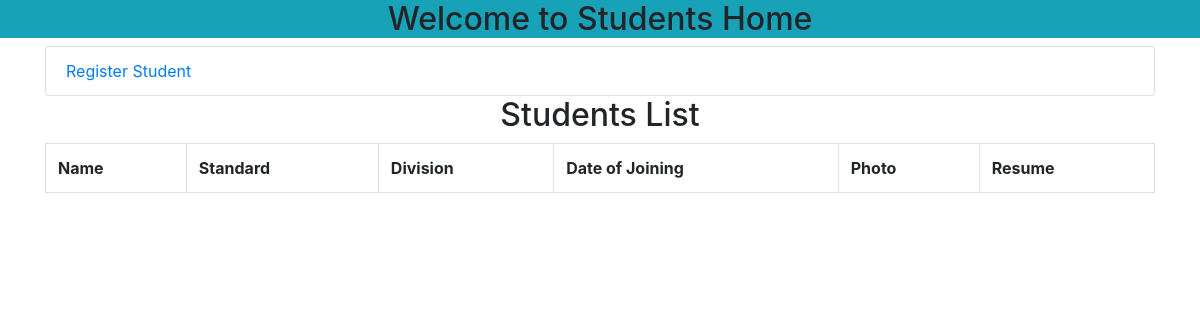
Page /acc/teachers/studentsHome/ on the earlier database version.
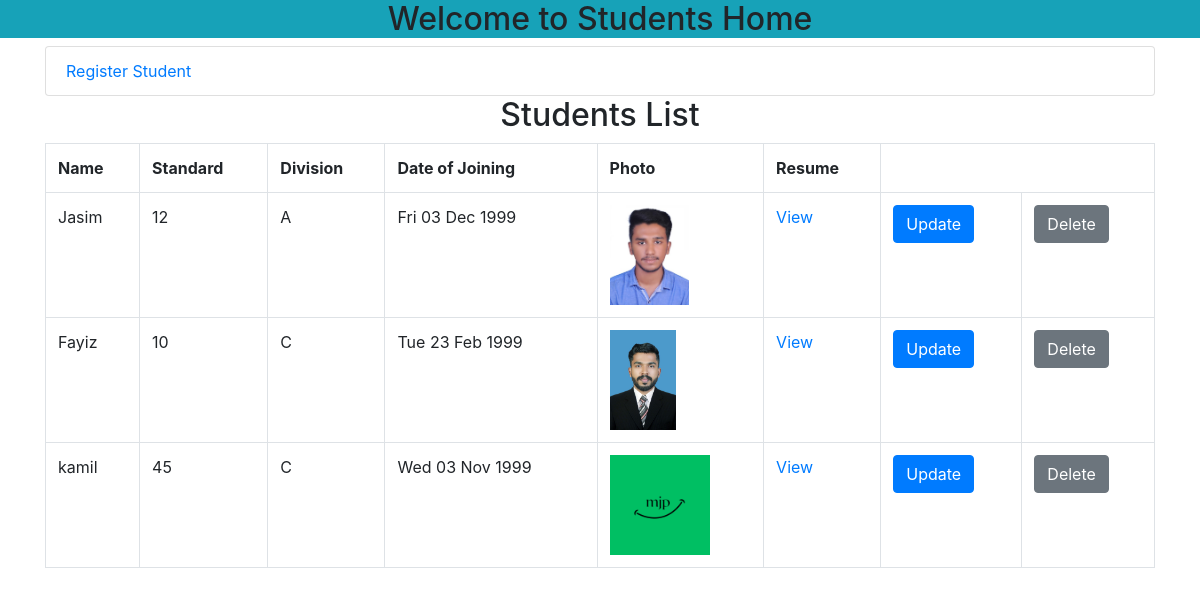
Same page on the later database version.
### teachers/models.py (models this page shows)
class Std_model(models.Model):
    name = models.CharField(max_length=100)
    std = models.IntegerField(verbose_name="Standard")
    CHOICES =(
        ('A', '1'),     # 1 will display, A will be store
        ('B', '2'),
        ('C', '3')
    )
    div = models.CharField(max_length=100, choices= CHOICES, verbose_name="Division")
    DOJ = models.DateField(help_text='yyyy-mm-dd', verbose_name="date of joining")
    image = models.ImageField(upload_to="Std_pics/")
    cv = models.FileField(upload_to="Std_cvs/", db_column="Resume")
    class Meta:
        db_table = "Students"

### teachers/views.py (the view)
# urls.py: path("studentsHome/", Std.as_view(), name ='std'),
class Std(View):
    def get(self, request, *args, **kwargs):
        data = Std_model.objects.all()
        return render(request, "home_std.html", {"data":data})

### teachers/templates/home_std.html (shortened to what this page needs)
<!doctype html>
<html lang="en">
  <head>
    <link rel="stylesheet" href="https://stackpath.bootstrapcdn.com/bootstrap/4.3.1/css/bootstrap.min.css">
  </head>
  <body>
    <h2 class="bg-info text-center">Welcome to <Span>Students</Span> Home</h2>
    <div class="container">
        <ul class="list-group">
            <li class="list-group-item li"><a href="{% url 'rstd' %}">Register Student</a></li>
        </ul>
    </div><div class="container">
      <h2 class="text-center">Students List</h2>
      <table class="table table-bordered">
          <tr class="font-weight-bolder">
              <td>Name</td>
              <td>Standard</td>
              <td>Division</td>
              <td>Date of Joining</td>
              <td>Photo</td>
              <td>Resume</td>
          </tr>
          {% for i in data %}
          <tr>
              <td>{{i.name}}</td>
              <td>{{i.std}}</td>
              <td>{{i.div}}</td>
              <td>{{i.DOJ|date:"D d M Y"}}</td>
              <td>
                  {% if i.image %}
                  <img src="{{i.image.url}}" alt="connect" style="max-width: 100px; max-height: 100px;">
                  {% endif %}
                </td>
                <td>
                  {% if i.cv %}
                  <a href="{{i.cv.url}}" target="_blank">View</a>
                  {% endif %}
                </td>
                <td>
                  <a href="{% url 'ustd' i.id %}" class="btn btn-primary">Update</a>
                </td>
                <td>
                  <a href="{% url 'dstd' i.id %}" class="btn btn-secondary">Delete</a>
                </td>
          </tr>
          {% endfor %}
      </table>
  </div>
</body>
</html>

Differences in the rows shown:
added Std_model: name "Jasim", std "12", div "A", DOJ "Fri 03 Dec 1999", image (picture)
added Std_model: name "Fayiz", std "10", div "C", DOJ "Tue 23 Feb 1999", image (picture)
added Std_model: name "kamil", std "45", div "C", DOJ "Wed 03 Nov 1999", image (picture)
